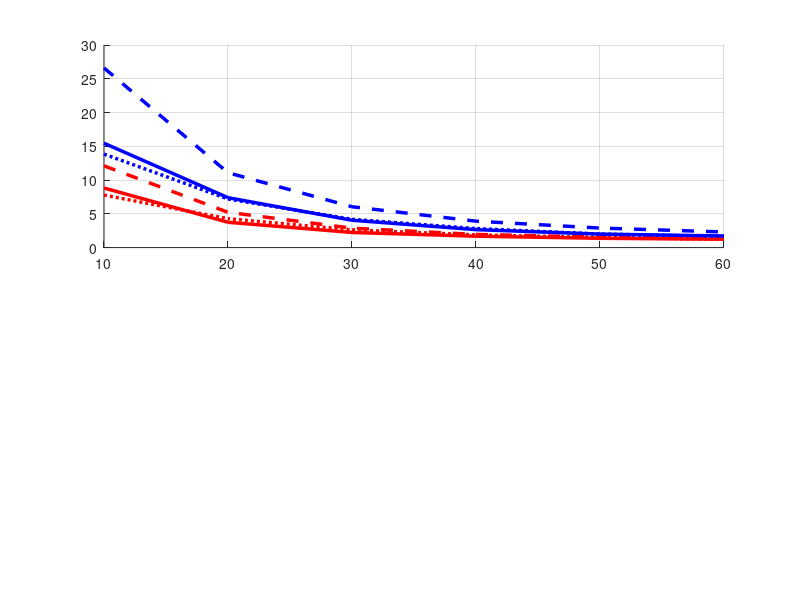

Here is the MATLAB script that generated this plot: (Note: this script raises an error after producing the figure.)
%Plot Q-ratio data
%Scripted by Russell Lagore (Oct 2024)
figure;
x=[10 20 30 40 50 60];

subplot(2,1,1);
 hold on;
%7T 4 cm loop
QU7T4cm=210;
QL7T4cm=[27 49 80 112 141 170];
Qul7T4cm=QU7T4cm./QL7T4cm;
plot(x,Qul7T4cm, 'r:', 'LineWidth', 2.5);

%7T 6 cm loop
QU7T6cm=180;
QL7T6cm=[13 25 43 64 90 110]; %137 152
Qul7T6cm=QU7T6cm./QL7T6cm;
plot(x,Qul7T6cm,'b:', 'LineWidth', 2.5);

%10.5T 4 cm loop
QU10T4cm=150;
QL10T4cm=[17 40 67 89 109 121];
Qul10T4cm=QU10T4cm./QL10T4cm;
plot(x,Qul10T4cm, 'r-', 'LineWidth', 2.5);

%10.5T 4 cm loop low Cd
QU10T4cmCdl=230;
QL10T4cmCdl=[19 44 80 118 148 171];
Qul10T4cmCdl=QU10T4cmCdl./QL10T4cmCdl;
plot(x,Qul10T4cmCdl,'r--', 'LineWidth', 2.5);

%10.5T 6 cm loop
QU10T6cm=170;
QL10T6cm=[11 23 42 64 85 99]; % 117 123];
Qul10T6cm=QU10T6cm./QL10T6cm;
plot(x,Qul10T6cm,'b-', 'LineWidth', 2.5);

%10.5T 6 cm loop low Cd
QU10T6cmCdl=266;
QL10T6cmCdl=[10 24 44 68 92 115]; %131];
Qul10T6cmCdl=QU10T6cmCdl./QL10T6cmCdl;
plot(x,Qul10T6cmCdl, 'b--', 'LineWidth', 2.5);
grid on;
xlim([10 60])
fontsize(28,"points"); xlabel('Distance from Load (mm)')
ylabel('Q-ratio (Q_{ul})')
legend('7T 4cm', '7T 6cm', '10.5T 4cm', '10.5T 4cm low C_D', '10.5T 6cm', '10.5T 6cm low C_D');
%set(gca, 'YScale', 'log')

subplot(2,1,2);
 hold on;
plot(x,sqrt(1-(1./Qul7T4cm)), 'r:', 'LineWidth', 2.5);
plot(x,sqrt(1-(1./Qul7T6cm)),'b:', 'LineWidth', 2.5);
plot(x,sqrt(1-(1./Qul10T4cm)), 'r-', 'LineWidth', 2.5);
plot(x,sqrt(1-(1./Qul10T4cmCdl)),'r--', 'LineWidth', 2.5);
plot(x,sqrt(1-(1./Qul10T6cm)),'b-', 'LineWidth', 2.5);
plot(x,sqrt(1-(1./Qul10T6cmCdl)), 'b--', 'LineWidth', 2.5);
grid on;
xlim([10 60])
fontsize(28,"points"); xlabel('Distance from Load (mm)')
ylabel('Fraction of SNR (SNR/SNR_{ideal}')
legend('7T 4cm', '7T 6cm', '10.5T 4cm', '10.5T 4cm low C_D', '10.5T 6cm', '10.5T 6cm low C_D');